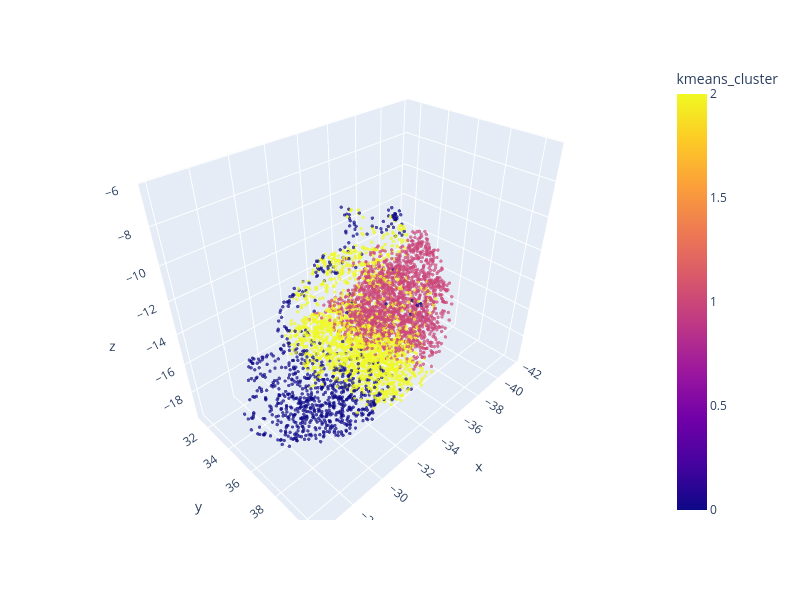

Notebook source saved alongside this figure:
### Code cell
# UMAP single shot

# parameters
n_neighbors = 20
min_dist = 0.99
metric = "cosine"
epoch = 5000
learning_rate = 1
width = 800
height = 600
size = 2
opacity = 0.7

# fit data
reducer = umap.UMAP(
    n_components=3,
    n_neighbors=n_neighbors,
    metric=metric,
    n_epochs=epoch,
    learning_rate=learning_rate,
    min_dist=min_dist,
    verbose=False,
    random_state=42,
)
results = reducer.fit_transform(prot_feats)

# add to df
df_umap_sample = pd.DataFrame(results, columns=["x", "y", "z"])

# add columns from go samples
df_umap_sample.insert(0, "uniprot_id", np.array(protein_embeddings_df["uniprot_id"]))
df_umap_sample.insert(3, "kmeans_cluster", np.array(protein_embeddings_df["kmeans_cluster"]))

# Save to CSV
df_umap_sample.to_csv(root / "clustering/protein/umap_single_pca.csv", index=False)

# interactive plot
width = 800
height = 600


# kmeans cluster labels
fig = px.scatter_3d(
    df_umap_sample,
    x="x",
    y="y",
    z="z",
    color="kmeans_cluster",
    labels={"color": "cluster"},
    hover_data=["uniprot_id"],
)

fig.update_traces(marker=dict(size=size), opacity=opacity)
fig.update_layout(width=width, height=height)

fig.show()

### Figure 1 — Plotly figure (JSON) as saved in the notebook; plotly's stock layout.template omitted (floating-point values rounded to 4 significant figures; data arrays with more than 128 entries replaced by an {"elided": "..."} marker saying what was removed)
{"data": [{"customdata": {"elided": "4431x1 str values"}, "hovertemplate": "x=%{x}<br>y=%{y}<br>z=%{z}<br>uniprot_id=%{customdata[0]}<br>kmeans_cluster=%{marker.color}<extra></extra>", "legendgroup": "", "marker": {"color": {"elided": "4431 int values"}, "coloraxis": "coloraxis", "size": 2, "symbol": "circle"}, "mode": "markers", "name": "", "opacity": 0.7, "scene": "scene", "showlegend": false, "type": "scatter3d", "x": {"elided": "4431 float values"}, "y": {"elided": "4431 float values"}, "z": {"elided": "4431 float values"}}], "layout": {"coloraxis": {"colorbar": {"title": {"text": "kmeans_cluster"}}, "colorscale": [[0, "#0d0887"], [0.1111, "#46039f"], [0.2222, "#7201a8"], [0.3333, "#9c179e"], [0.4444, "#bd3786"], [0.5556, "#d8576b"], [0.6667, "#ed7953"], [0.7778, "#fb9f3a"], [0.8889, "#fdca26"], [1, "#f0f921"]]}, "height": 600, "legend": {"tracegroupgap": 0}, "margin": {"t": 60}, "scene": {"domain": {"x": [0, 1], "y": [0, 1]}, "xaxis": {"title": {"text": "x"}}, "yaxis": {"title": {"text": "y"}}, "zaxis": {"title": {"text": "z"}}}, "width": 800}}
